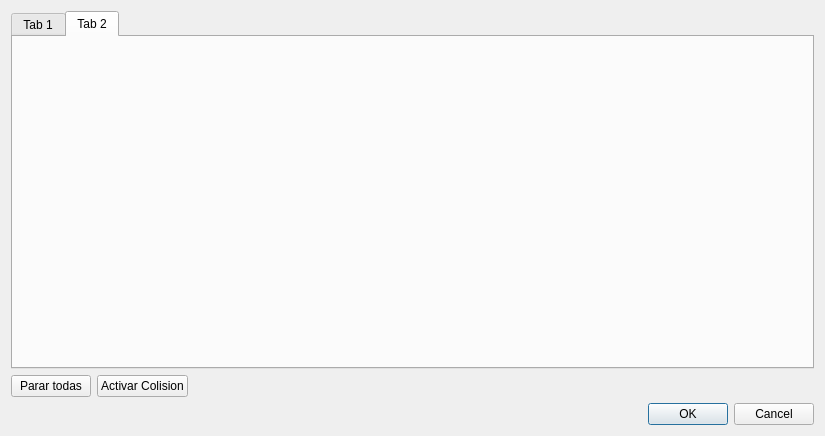
<?xml version="1.0" encoding="UTF-8"?>
<ui version="4.0">
 <class>DConfVelocidades</class>
 <widget class="QDialog" name="DConfVelocidades">
  <property name="geometry">
   <rect>
    <x>0</x>
    <y>0</y>
    <width>825</width>
    <height>436</height>
   </rect>
  </property>
  <property name="windowTitle">
   <string>Dialog</string>
  </property>
  <layout class="QVBoxLayout" name="verticalLayout">
   <item>
    <widget class="QTabWidget" name="tabBolas">
     <property name="currentIndex">
      <number>1</number>
     </property>
     <widget class="QWidget" name="tab">
      <attribute name="title">
       <string>Tab 1</string>
      </attribute>
     </widget>
     <widget class="QWidget" name="tab_2">
      <attribute name="title">
       <string>Tab 2</string>
      </attribute>
     </widget>
    </widget>
   </item>
   <item>
    <layout class="QHBoxLayout" name="horizontalLayout">
     <item>
      <widget class="QPushButton" name="btnPararTodas">
       <property name="text">
        <string>Parar todas</string>
       </property>
      </widget>
     </item>
     <item>
      <widget class="QPushButton" name="btnActivarColision">
       <property name="text">
        <string>Activar Colision</string>
       </property>
      </widget>
     </item>
     <item>
      <spacer name="horizontalSpacer">
       <property name="orientation">
        <enum>Qt::Horizontal</enum>
       </property>
       <property name="sizeHint" stdset="0">
        <size>
         <width>40</width>
         <height>20</height>
        </size>
       </property>
      </spacer>
     </item>
    </layout>
   </item>
   <item>
    <widget class="QDialogButtonBox" name="buttonBox">
     <property name="orientation">
      <enum>Qt::Horizontal</enum>
     </property>
     <property name="standardButtons">
      <set>QDialogButtonBox::Cancel|QDialogButtonBox::Ok</set>
     </property>
    </widget>
   </item>
  </layout>
 </widget>
 <resources/>
 <connections>
  <connection>
   <sender>buttonBox</sender>
   <signal>accepted()</signal>
   <receiver>DConfVelocidades</receiver>
   <slot>accept()</slot>
   <hints>
    <hint type="sourcelabel">
     <x>248</x>
     <y>254</y>
    </hint>
    <hint type="destinationlabel">
     <x>157</x>
     <y>274</y>
    </hint>
   </hints>
  </connection>
  <connection>
   <sender>buttonBox</sender>
   <signal>rejected()</signal>
   <receiver>DConfVelocidades</receiver>
   <slot>reject()</slot>
   <hints>
    <hint type="sourcelabel">
     <x>316</x>
     <y>260</y>
    </hint>
    <hint type="destinationlabel">
     <x>286</x>
     <y>274</y>
    </hint>
   </hints>
  </connection>
 </connections>
</ui>
